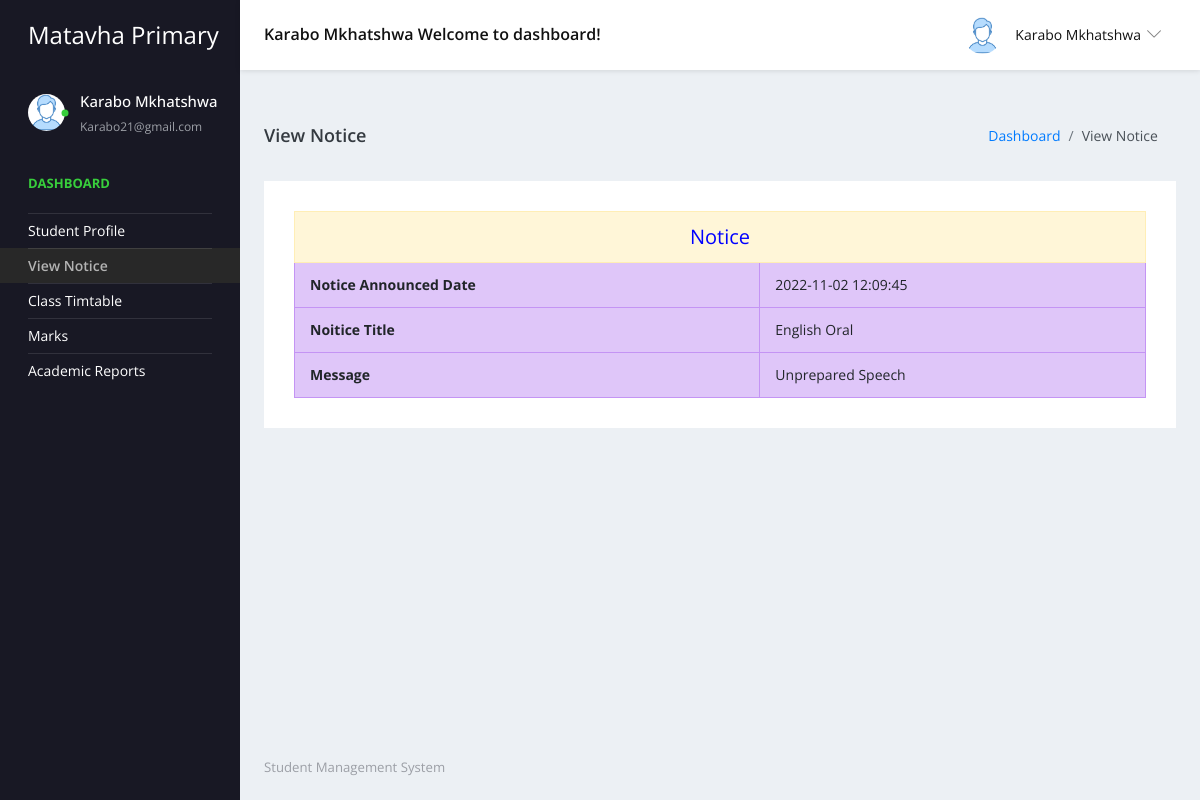
The app's page /studentms/user/view-notice.php (signed in) with its own data.
### tables this page shows
CREATE TABLE IF NOT EXISTS `tblstudent` (
  `ID` int NOT NULL AUTO_INCREMENT,
  `StudentName` varchar(200) DEFAULT NULL,
  `StudentEmail` varchar(200) DEFAULT NULL,
  `StudentClass` varchar(100) DEFAULT NULL,
  `Gender` varchar(50) DEFAULT NULL,
  `DOB` date DEFAULT NULL,
  `StuID` varchar(200) DEFAULT NULL,
  `FatherName` mediumtext,
  `MotherName` mediumtext,
  `ContactNumber` bigint DEFAULT NULL,
  `AltenateNumber` bigint DEFAULT NULL,
  `Address` mediumtext,
  `UserName` varchar(200) DEFAULT NULL,
  `Password` varchar(200) DEFAULT NULL,
  `Image` varchar(200) DEFAULT NULL,
  `DateofAdmission` timestamp NULL DEFAULT CURRENT_TIMESTAMP,
  PRIMARY KEY (`ID`)
);

CREATE TABLE IF NOT EXISTS `tblnotice` (
  `ID` int NOT NULL AUTO_INCREMENT,
  `NoticeTitle` mediumtext,
  `ClassId` int DEFAULT NULL,
  `NoticeMsg` mediumtext,
  `CreationDate` timestamp NULL DEFAULT CURRENT_TIMESTAMP,
  PRIMARY KEY (`ID`)
);

### studentms/user/view-notice.php (the view, shortened to what this page needs)
<?php
include('includes/dbconnection.php');
if (strlen($_SESSION['sturecmsstuid']==0)) {
  header('location:logout.php');
  } else{
  ?>
<!DOCTYPE html>
<html lang="en">
  <head>
    <link rel="stylesheet" href="vendors/simple-line-icons/css/simple-line-icons.css">
    <link rel="stylesheet" href="vendors/flag-icon-css/css/flag-icon.min.css">
    <link rel="stylesheet" href="vendors/css/vendor.bundle.base.css">
    <link rel="stylesheet" href="vendors/select2/select2.min.css">
    <link rel="stylesheet" href="vendors/select2-bootstrap-theme/select2-bootstrap.min.css">
    <link rel="stylesheet" href="css/style.css" />
  </head>
  <body>
    <div class="container-scroller">
     <?php include_once('includes/header.php');?>
      <div class="container-fluid page-body-wrapper">
      <?php include_once('includes/sidebar.php');?>
        <div class="main-panel">
          <div class="content-wrapper">
            <div class="page-header">
              <h3 class="page-title"> View Notice </h3>
              <nav aria-label="breadcrumb">
                <ol class="breadcrumb">
                  <li class="breadcrumb-item"><a href="dashboard.php">Dashboard</a></li>
                  <li class="breadcrumb-item active" aria-current="page"> View Notice</li>
                </ol>
              </nav>
            </div>
            <div class="row">
              <div class="col-12 grid-margin stretch-card">
                <div class="card">
                  <div class="card-body">
                    <table border="1" class="table table-bordered mg-b-0">
                      <?php
$stuclass=$_SESSION['stuclass'];
$sql="SELECT tblclass.ID,tblclass.ClassName,tblclass.Section,tblnotice.NoticeTitle,tblnotice.CreationDate,tblnotice.ClassId,tblnotice.NoticeMsg,tblnotice.ID as nid from tblnotice join tblclass on tblclass.ID=tblnotice.ClassId where tblnotice.ClassId=:stuclass";
$query = $dbh -> prepare($sql);
$query->bindParam(':stuclass',$stuclass,PDO::PARAM_STR);
$query->execute();
$results=$query->fetchAll(PDO::FETCH_OBJ);
$cnt=1;
if($query->rowCount() > 0)
{
foreach($results as $row)
{               ?>
 <tr align="center" class="table-warning">
<td colspan="4" style="font-size:20px;color:blue">
 Notice</td></tr>
<tr class="table-info">
    <th>Notice Announced Date</th>
    <td><?php  echo $row->CreationDate;?></td>
  </tr>
    <tr class="table-info">
    <th>Noitice Title</th>
    <td><?php  echo $row->NoticeTitle;?></td>
  </tr>
  <tr class="table-info">
     <th>Message</th>
    <td><?php  echo $row->NoticeMsg;?></td>
  </tr>
  <?php $cnt=$cnt+1;}} else { ?>
<tr>
  <th colspan="2" style="color:red;">No Notice Found</th>
</tr>
  <?php } ?>
</table>
                  </div>
                </div>
              </div>
            </div>
          </div>
         <?php include_once('includes/footer.php');?>
        </div>
      </div>
    </div>
  </body>
</html><?php }  ?>

### studentms/user/includes/header.php (shortened to what this page needs)
 <nav class="navbar default-layout-navbar col-lg-12 col-12 p-0 fixed-top d-flex flex-row">
        <div class="navbar-brand-wrapper d-flex align-items-center">
          <a class="navbar-brand brand-logo" href="dashboard.php">
            <strong style="color: white;">Matavha Primary </strong>
          </a>
        </div>
        <?php
         $uid= $_SESSION['sturecmsuid'];
$sql="SELECT * from tblstudent where ID=:uid";
$query = $dbh -> prepare($sql);
$query->bindParam(':uid',$uid,PDO::PARAM_STR);
$query->execute();
$results=$query->fetchAll(PDO::FETCH_OBJ);
$cnt=1;
if($query->rowCount() > 0)
{
foreach($results as $row)
{               ?>
        <div class="navbar-menu-wrapper d-flex align-items-center flex-grow-1">
          <h5 class="mb-0 font-weight-medium d-none d-lg-flex"><?php  echo htmlentities($row->StudentName);?> Welcome to dashboard!</h5>
          <ul class="navbar-nav navbar-nav-right ml-auto">
            <li class="nav-item dropdown d-none d-xl-inline-flex user-dropdown">
              <a class="nav-link dropdown-toggle" id="UserDropdown" href="#" data-toggle="dropdown" aria-expanded="false">
                <img class="img-xs rounded-circle ml-2" src="images/faces/face8.jpg" alt="Profile image"> <span class="font-weight-normal"> <?php  echo htmlentities($row->StudentName);?> </span></a>
                  <p class="font-weight-light text-muted mb-0"><?php  echo htmlentities($row->StudentEmail);?></p><?php $cnt=$cnt+1;}} ?>
            </li>
          </ul>
        </div>
      </nav>

### studentms/user/includes/sidebar.php
<nav class="sidebar sidebar-offcanvas" id="sidebar">
          <ul class="nav">
            <li class="nav-item nav-profile">
              <a href="#" class="nav-link">
                <div class="profile-image">
                  <img class="img-xs rounded-circle" src="images/faces/face8.jpg" alt="profile image">
                  <div class="dot-indicator bg-success"></div>
                </div>
                <div class="text-wrapper">
                  <?php
         $uid= $_SESSION['sturecmsuid'];
$sql="SELECT * from tblstudent where ID=:uid";
$query = $dbh -> prepare($sql);
$query->bindParam(':uid',$uid,PDO::PARAM_STR);
$query->execute();
$results=$query->fetchAll(PDO::FETCH_OBJ);
$cnt=1;
if($query->rowCount() > 0)
{
foreach($results as $row)
{               ?>
                  <p class="profile-name"><?php  echo htmlentities($row->StudentName);?></p>
                  <p class="designation"><?php  echo htmlentities($row->StudentEmail);?></p><?php $cnt=$cnt+1;}} ?>
                </div>
              </a>
            </li>
            <li class="nav-item nav-category">
              <span class="nav-link">Dashboard</span>
            </li>
            <li class="nav-item">
              <a class="nav-link" href="student-profile.php">
                <span class="menu-title">Student Profile</span>
              </a>
            </li>
            <li class="nav-item">
              <a class="nav-link" href="view-notice.php">
                <span class="menu-title">View Notice</span>
              </a>
            </li>
			            <li class="nav-item">
              <a class="nav-link" href="display.php">
                <span class="menu-title">Class Timtable </span>
              </a>
            </li>
			            <li class="nav-item">
              <a class="nav-link" href="Marks.php">
                <span class="menu-title">Marks</span>
              </a>
            </li>
			    <li class="nav-item">
              <a class="nav-link" href="Report.php">
                <span class="menu-title">Academic Reports </span>
              </a>
            </li>
          </ul>
        </nav>

### records on screen
tblstudent: StudentName "Karabo Mkhatshwa", StudentEmail "Karabo21@gmail.com"
tblnotice: CreationDate "2022-11-02 12:09:45", NoticeTitle "English Oral", NoticeMsg "Unprepared Speech"
